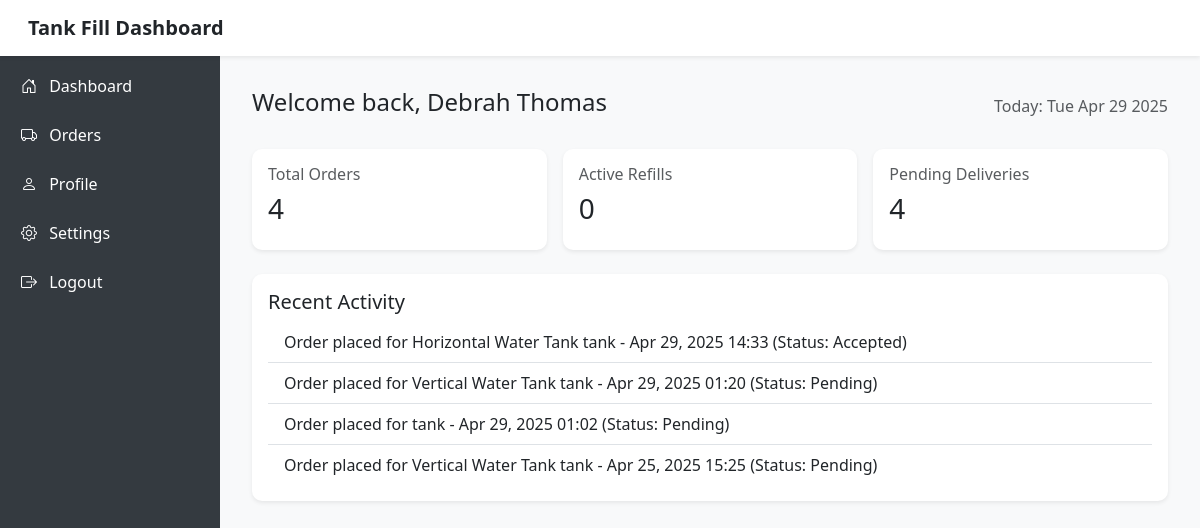
The app's page /customer_dashboard/ (signed in), older data.
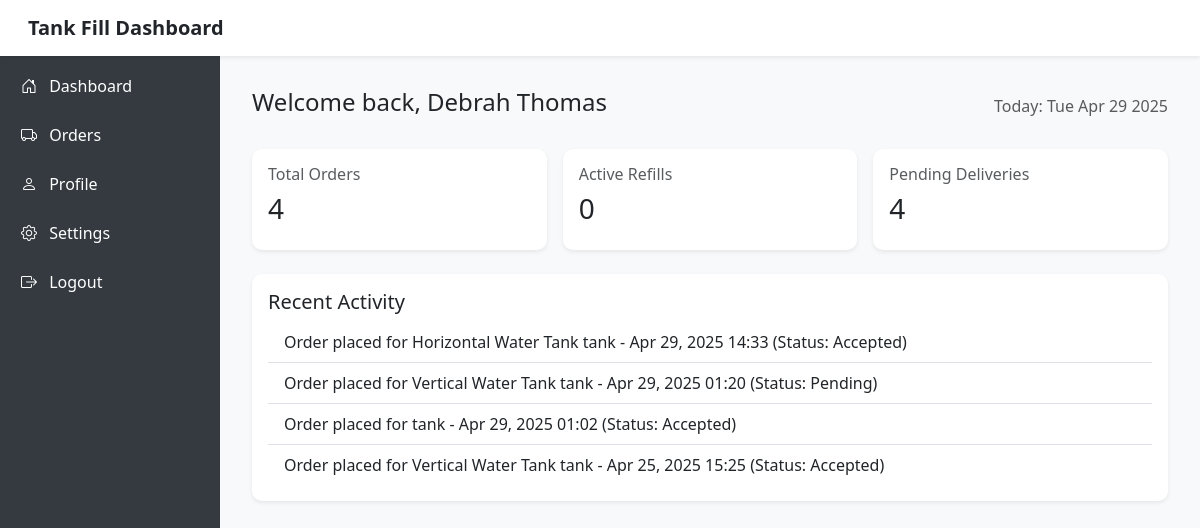
The same page, newer data.
### authentication/models.py (models this page shows, shortened)
class Order(models.Model):
    order_id = UniqueIDField(primary_key=True, editable=False, unique=True)
    customer = models.ForeignKey(User, on_delete=models.CASCADE, related_name="orders", limit_choices_to={'is_customer': True})
    vendor = models.ForeignKey(Vendor, on_delete=models.CASCADE, related_name="orders")
    order_date = models.DateTimeField(auto_now_add=True)
    payment_method = models.CharField(max_length=100, choices=PAYMENT_METHODS)
    litres = models.CharField(max_length=100, null=True)
    tank_type = models.CharField(max_length=200, choices=TANK_CHOICES)
    status = models.CharField(
        max_length=20, choices=DELIVERY_STATUS, default='Pending'
    )
    is_complete = models.BooleanField(default=False)
    delivery_location = models.CharField(max_length=200, null=True, blank=True)

### authentication/views.py (the view)
# urls.py: path('customer_dashboard/', CustomerDashboard.as_view(), name='customer_dashboard'),
@method_decorator((login_required, customer_required), name='dispatch')
class CustomerDashboard(View):
    template_name = 'customer/customer_dashboard.html'
    def get(self, request,*args,**kwargs):
        orders = Order.objects.filter(customer=request.user).order_by('-order_date')
        completed_orders = orders.filter(is_complete=True)
        pending_orders = orders.filter(is_complete=False)
        active_refills = orders.filter(status='Delivered')
        context = {
            'orders': orders,
            'completed_orders_count': completed_orders.count(),
            'pending_orders_count': pending_orders.count(),
            'active_refills_count': active_refills.count(),
        }
        return render(request, self.template_name,context)

### authentication/models.py (called while the page is built)
    def get_full_name(self):
        return f"{self.full_name}"

### templates/customer/customer_dashboard.html (shortened to what this page needs)
<!DOCTYPE html>
<html lang="en">
<head>
  <link href="https://cdn.jsdelivr.net/npm/bootstrap@5.3.0/dist/css/bootstrap.min.css" rel="stylesheet"/>
  <link rel="stylesheet" href="https://cdn.jsdelivr.net/npm/bootstrap-icons@1.10.5/font/bootstrap-icons.css">
</head>
<body>
<nav class="navbar navbar-light bg-white shadow-sm p-3 sticky-top">
  <div class="container-fluid">
    <h5 class="mb-0 fw-bold">Tank Fill Dashboard</h5>
  </div>
</nav>
<div class="sidebar-desktop d-none d-md-block">
  <h4 class="mb-4">Tank Fill</h4>
  <a href="{% url 'customer_dashboard' %}"><i class="bi bi-house-door me-2"></i> Dashboard</a>
  <a href="{% url 'customer_orders' %}"><i class="bi bi-truck me-2"></i> Orders</a>
  <a href="#"><i class="bi bi-person me-2"></i> Profile</a>
  <a href="#"><i class="bi bi-gear me-2"></i> Settings</a>
  <a href="{% url 'logout' %}"><i class="bi bi-box-arrow-right me-2"></i> Logout</a>
</div>
<div class="main-content">
  <div class="d-flex justify-content-between align-items-center mb-4">
    <h2 class="h4">Welcome back, {{request.user.get_full_name}}</h2>
    <span class="text-muted">Today: <span id="date"></span></span>
  </div>
  <div class="row g-3 mb-4">
    <div class="col-sm-6 col-lg-4">
      <div class="card shadow-sm p-3">
        <h6 class="text-muted">Total Orders</h6>
        <h3>{{ orders.count }}</h3>
      </div>
    </div>
    <div class="col-sm-6 col-lg-4">
      <div class="card shadow-sm p-3">
        <h6 class="text-muted">Active Refills</h6>
        <h3>{{ active_refills_count }}</h3>
      </div>
    </div>
    <div class="col-sm-6 col-lg-4">
      <div class="card shadow-sm p-3">
        <h6 class="text-muted">Pending Deliveries</h6>
        <h3>{{ pending_orders_count }}</h3>
      </div>
    </div>
  </div>
  <div class="card shadow-sm p-3">
    <h5>Recent Activity</h5>
    <ul class="list-group list-group-flush">
      {% for order in orders|slice:":5" %}
        <li class="list-group-item">
          Order placed for {{ order.tank_type|title }} tank - {{ order.order_date|date:"M d, Y H:i" }} (Status: {{ order.status }})
        </li>
      {% empty %}
        <li class="list-group-item">No recent activities yet.</li>
      {% endfor %}
    </ul>
  </div>
</div>
</body>
</html>

Row changes from the older to the newer data that the page shows:
changed Order "Apr 29, 2025 01:02": status "Pending" → "Accepted"
changed Order "Apr 25, 2025 15:25": status "Pending" → "Accepted"
